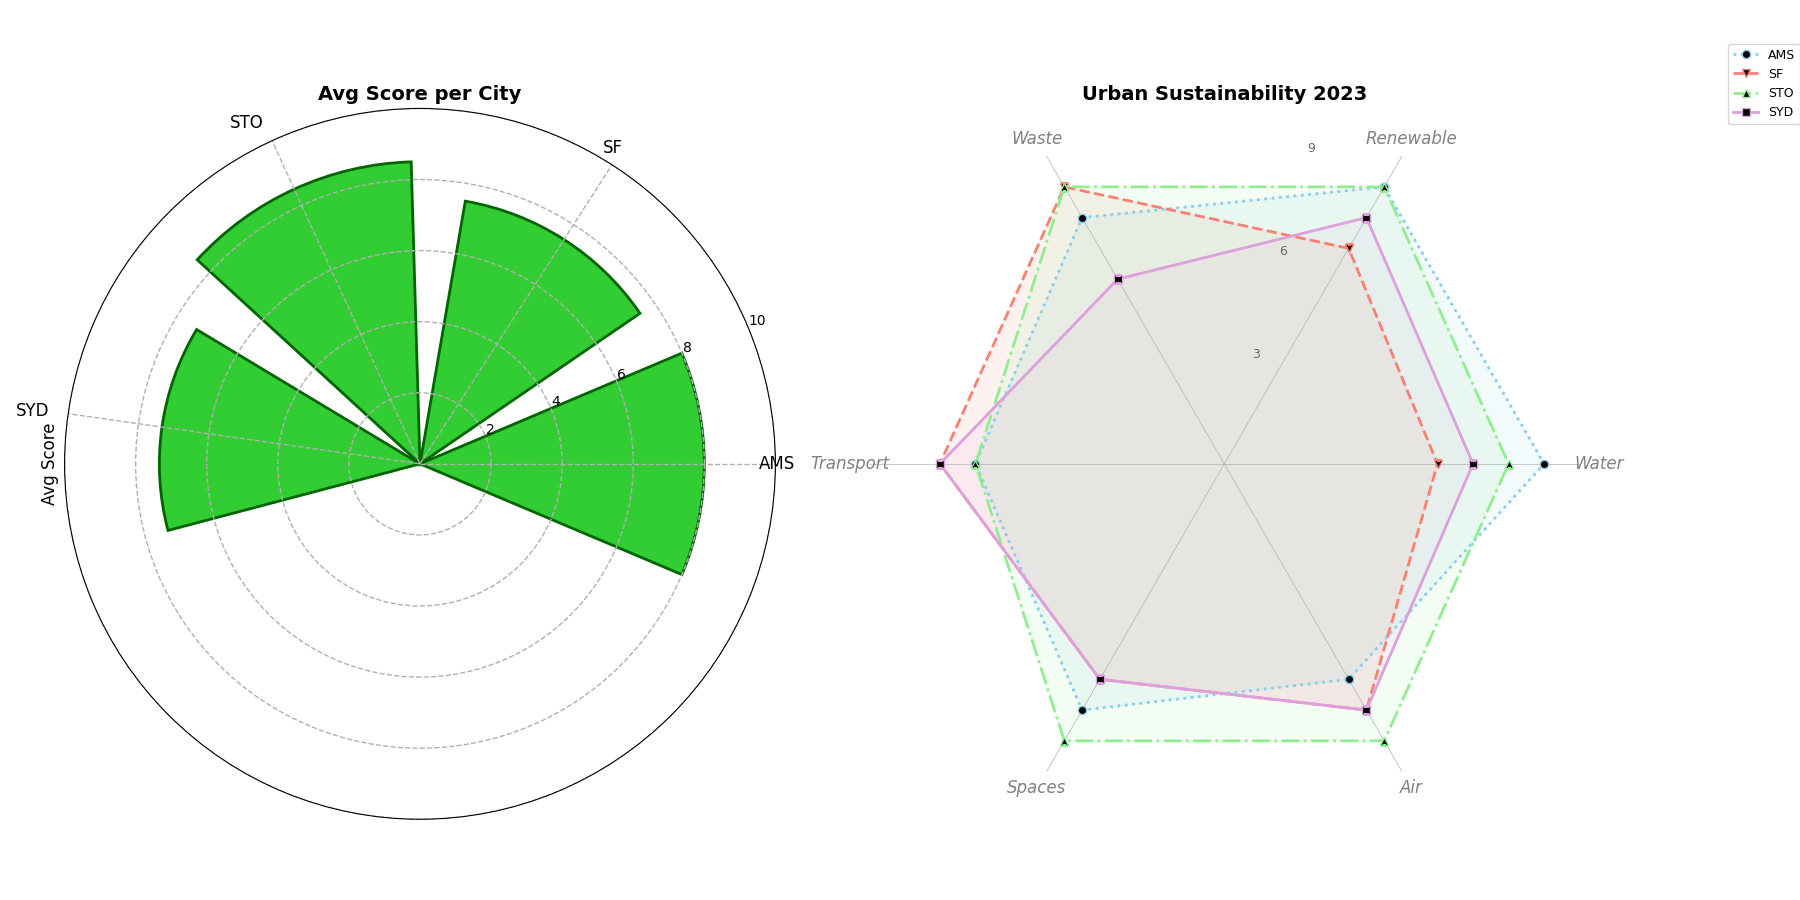

Write Python code to recreate this figure.
import matplotlib.pyplot as plt
import numpy as np

categories = ['Renewable', 'Waste', 'Transport', 'Spaces', 'Air', 'Water']
num_vars = len(categories)

scores = {
    'AMS': [9, 8, 7, 8, 7, 9],
    'SF': [7, 9, 8, 7, 8, 6],
    'STO': [9, 9, 7, 9, 9, 8],
    'SYD': [8, 6, 8, 7, 8, 7]
}

for city in scores:
    scores[city] += scores[city][:1]

angles = np.linspace(0, 2 * np.pi, num_vars, endpoint=False).tolist()
angles += angles[:1]

fig, axs = plt.subplots(1, 2, figsize=(18, 9), subplot_kw={'polar': True})

ax2 = axs[0]
average_scores = {city: np.mean(scores[city][:-1]) for city in scores}
ax2.bar(average_scores.keys(), average_scores.values(), color='limegreen', edgecolor='darkgreen', linewidth=2)
ax2.set_ylim(0, 10)
ax2.set_title("Avg Score per City", size=14, weight='bold')
ax2.set_ylabel('Avg Score', size=12)
ax2.set_xticklabels(average_scores.keys(), rotation=30, ha='right', fontsize=12)

ax = axs[1]
ax.set_theta_offset(np.pi / 3)
ax.set_theta_direction(1)
ax.set_xticks(angles[:-1])
ax.set_xticklabels(categories, color='gray', size=12, fontstyle='italic')
ax.set_rlabel_position(15)
ax.set_yticks([3, 6, 9])
ax.set_yticklabels(["3", "6", "9"], color="dimgray", size=9)
ax.set_ylim(0, 10)

line_styles = ['dotted', 'dashed', 'dashdot', 'solid']
markers = ['o', 'v', '^', 's']
colors = ['skyblue', 'salmon', 'lightgreen', 'plum']

for i, (city, score) in enumerate(scores.items()):
    ax.plot(angles, score, linewidth=2, linestyle=line_styles[i], label=city, color=colors[i], marker=markers[i], markerfacecolor='black')
    ax.fill(angles, score, color=colors[i], alpha=0.1)

ax.set_title("Urban Sustainability 2023", size=14, weight='bold')
ax.legend(loc='upper left', bbox_to_anchor=(1.2, 1.1), fontsize=9)

axs[0].grid(True, linestyle='--', linewidth=1)
axs[1].grid(True, linestyle='-', linewidth=0.5)

plt.tight_layout()
plt.show()
